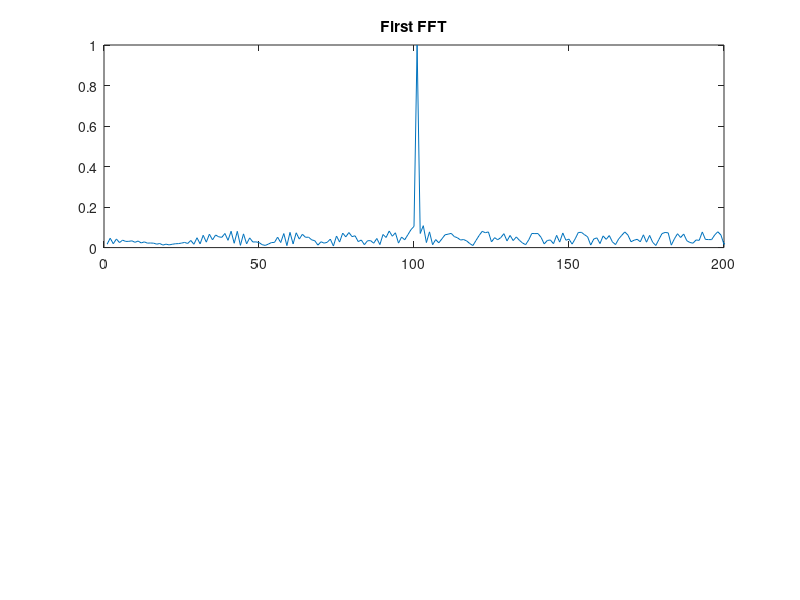
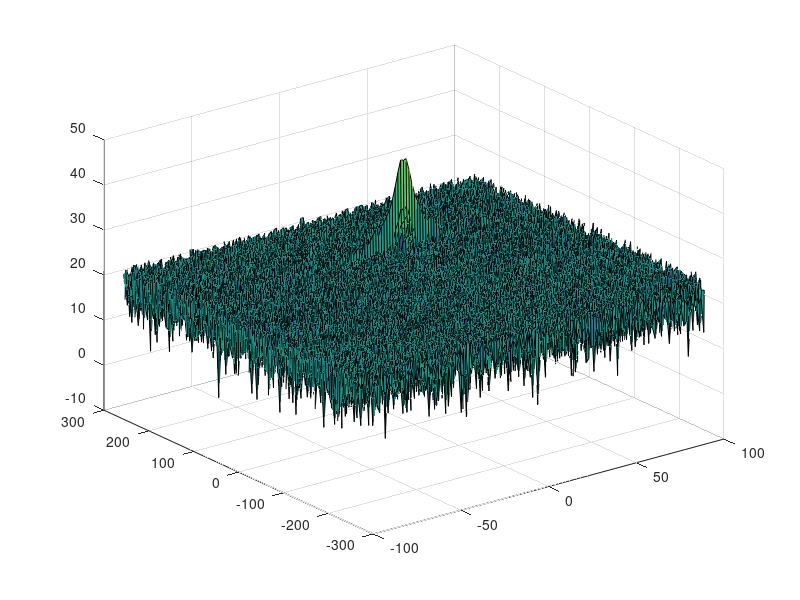
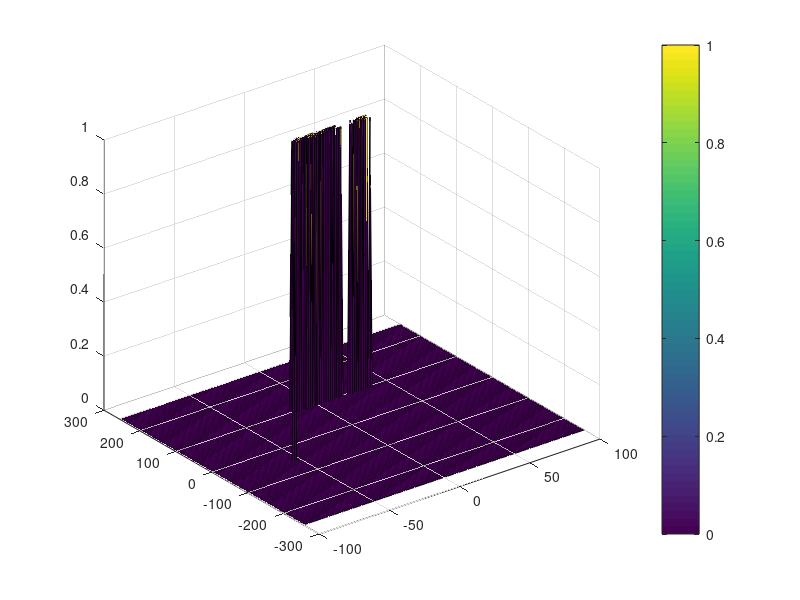

Reproduce these figures in MATLAB, in order.
clear all
clc;

%% Radar Specifications 
%%%%%%%%%%%%%%%%%%%%%%%%%%%
% Frequency of operation = 77GHz
% Max Range = 200m
range_max = 200
% Range Resolution = 1 m
rng_res = 1
% Max Velocity = 100 m/s
%%%%%%%%%%%%%%%%%%%%%%%%%%%

%speed of light = 3e8
c = 3*10^8
%% User Defined Range and Velocity of target
% *%TODO* :
% define the target's initial position and velocity. Note : Velocity
% remains contant

position = 100
Velocity = 20


%% FMCW Waveform Generation

% *%TODO* :
%Design the FMCW waveform by giving the specs of each of its parameters.
% Calculate the Bandwidth (B), Chirp Time (Tchirp) and Slope (slope) of the FMCW
% chirp using the requirements above.
B = c/(2*rng_res)
Tchirp = 5.5*(range_max*2/c)
slope = B/Tchirp
disp(slope)

%Operating carrier frequency of Radar 
fc= 77e9;             %carrier freq

                                                          
%The number of chirps in one sequence. Its ideal to have 2^ value for the ease of running the FFT
%for Doppler Estimation. 
Nd=128;                   % #of doppler cells OR #of sent periods % number of chirps

%The number of samples on each chirp. 
Nr=1024;                  %for length of time OR # of range cells

% Timestamp for running the displacement scenario for every sample on each
% chirp
t=linspace(0,Nd*Tchirp,Nr*Nd); %total time for samples


%Creating the vectors for Tx, Rx and Mix based on the total samples input.
Tx=zeros(1,length(t)); %transmitted signal
Rx=zeros(1,length(t)); %received signal
Mix = zeros(1,length(t)); %beat signal

%Similar vectors for range_covered and time delay.
range_covered =zeros(1,length(t));
time_delay = zeros(1,length(t));


%% Signal generation and Moving Target simulation
% Running the radar scenario over the time. 

for i=1:length(t)         
    
    
    % *%TODO* :
    %For each time stamp update the Range of the Target for constant velocity. 
    range_covered(i) = position + Velocity*t(i);
    time_delay(i) = 2*range_covered(i)/c;
    % *%TODO* :
    %For each time sample we need update the transmitted and
    %received signal. 
    Tx(i) = cos(2*pi*(fc*t(i)+slope*t(i)^2/2));
    Rx(i) = cos(2*pi*(fc*(t(i)-time_delay(i)) + (slope*(t(i)-time_delay(i))^2)/2));
    
    % *%TODO* :
    %Now by mixing the Transmit and Receive generate the beat signal
    %This is done by element wise matrix multiplication of Transmit and
    %Receiver Signal
    Mix(i) = Tx(i) .* Rx(i);
    
end

%% RANGE MEASUREMENT


 % *%TODO* :
%reshape the vector into Nr*Nd array. Nr and Nd here would also define the size of
%Range and Doppler FFT respectively.
signal  = reshape(Mix, [Nr, Nd]);
 % *%TODO* :
%run the FFT on the beat signal along the range bins dimension (Nr) and
%normalize.
signal_fft = fft(signal,Nr);
 % *%TODO* :
% Take the absolute value of FFT output
signal_fft = abs(signal_fft);
signal_fft = signal_fft ./ max(signal_fft);

 % *%TODO* :
% Output of FFT is double sided signal, but we are interested in only one side of the spectrum.
% Hence we throw out half of the samples.
signal_fft = signal_fft(1:(Nr/2));

%plotting the range
figure ('Name','Range from First FFT')
subplot(2,1,1)

 % *%TODO* :
 % plot FFT output 

plot(signal_fft); 
axis ([0 200 0 1]);
title('First FFT')



%% RANGE DOPPLER RESPONSE
% The 2D FFT implementation is already provided here. This will run a 2DFFT
% on the mixed signal (beat signal) output and generate a range doppler
% map.You will implement CFAR on the generated RDM


% Range Doppler Map Generation.

% The output of the 2D FFT is an image that has reponse in the range and
% doppler FFT bins. So, it is important to convert the axis from bin sizes
% to range and doppler based on their Max values.

Mix=reshape(Mix,[Nr,Nd]);

% 2D FFT using the FFT size for both dimensions.
sig_fft2 = fft2(Mix,Nr,Nd);

% Taking just one side of signal from Range dimension.
sig_fft2 = sig_fft2(1:Nr/2,1:Nd);
sig_fft2 = fftshift (sig_fft2);
RDM = abs(sig_fft2);
RDM = 10*log10(RDM) ;

%use the surf function to plot the output of 2DFFT and to show axis in both
%dimensions
doppler_axis = linspace(-100,100,Nd);
range_axis = linspace(-200,200,Nr/2)*((Nr/2)/400);
figure,surf(doppler_axis,range_axis,RDM);

%% CFAR implementation
CFAR = zeros(size(RDM));

%Slide Window through the complete Range Doppler Map

% *%TODO* :
%Select the number of Training Cells in both the dimensions.
Tr = 10;
Td = 4;
% *%TODO* :
%Select the number of Guard Cells in both dimensions around the Cell under 
%test (CUT) for accurate estimation
Gr = 5;
Gd = 2;
% *%TODO* :
% offset the threshold by SNR value in dB
offset = 1.2;
% *%TODO* :
%Create a vector to store noise_level for each iteration on training cells
noise_level = zeros(1,1);
training_cells = (2*Tr+2*Gr+1)*(2*Td+2*Gd+1) - (2*Gr+1)*(2*Gd+1);

% *%TODO* :
%design a loop such that it slides the CUT across range doppler map by
%giving margins at the edges for Training and Guard Cells.
%For every iteration sum the signal level within all the training
%cells. To sum convert the value from logarithmic to linear using db2pow
%function. Average the summed values for all of the training
%cells used. After averaging convert it back to logarithimic using pow2db.
%Further add the offset to it to determine the threshold. Next, compare the
%signal under CUT with this threshold. If the CUT level > threshold assign
%it a value of 1, else equate it to 0.
for j=1:Nd-2*(Tr+Gr)
    for i=1:Nr/2-2*(Td+Gd)
           % Use RDM[x,y] as the matrix from the output of 2D FFT for implementing
           % CFAR
         
          train_noise_sum = db2pow(RDM(i:i+2*(Td+Gd),j:j+2*(Gr+Tr)));
          train_noise_sum(Td+1:end-Td,Tr+1:end-Tr) = 0;          
          threshold = pow2db(train_noise_sum/training_cells);
          threshold = threshold * offset;
          signal = RDM(i+(Td+Gd),j+(Td+Gr));
          if (signal > threshold)
              signal = 0;
          else
              signal = 1;
             
          end
          CFAR(i+(Td+Gd),j+(Td+Gr)) = signal;
    end
end

% *%TODO* :
% The process above will generate a thresholded block, which is smaller 
%than the Range Doppler Map as the CUT cannot be located at the edges of
%matrix. Hence,few cells will not be thresholded. To keep the map size same
% set those values to 0. 
for i = 1: Nr/2
    for j = 1: Nd
       if i <= Tr + Gr || i >= Nr/2 - (Tr + Gr) || j <= Td + Gd || j >= Nd-(Td + Gd)
          CFAR(i,j) = 0;
       end
    end
end









% *%TODO* :
%display the CFAR output using the Surf function like we did for Range
figure,surf(doppler_axis,range_axis,CFAR);
colorbar;


 
 